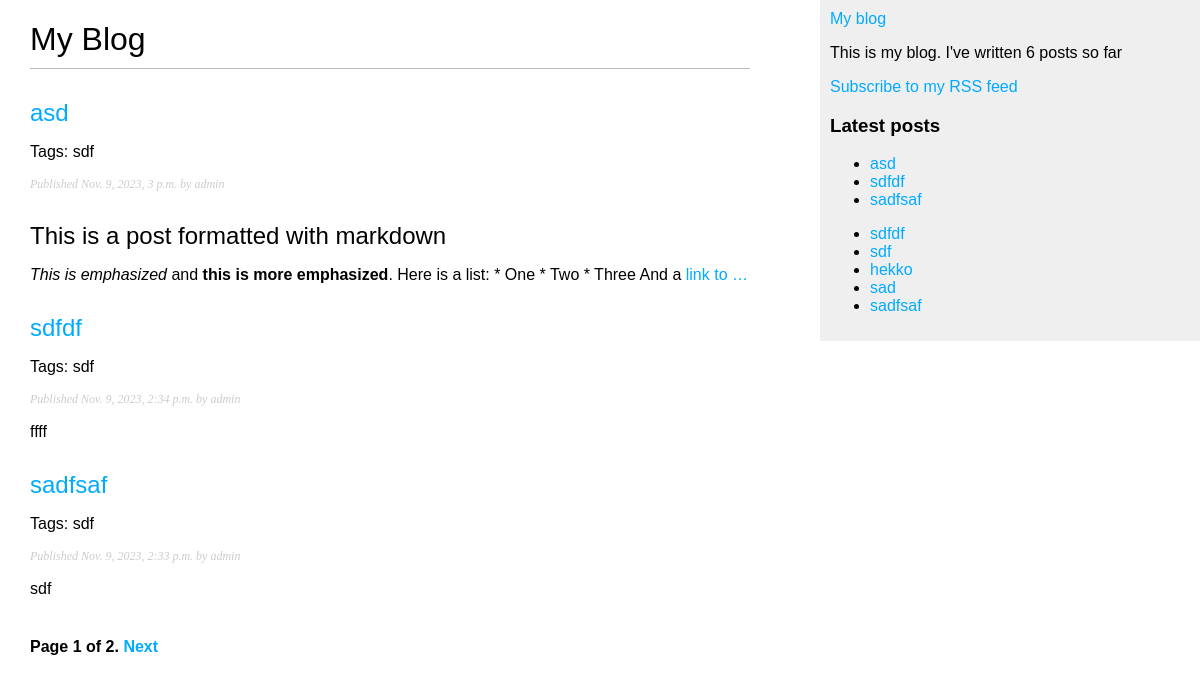
Screenshot of /blog/ with the database file from the repository.
### blog/models.py (models this page shows, shortened)
class Post(models.Model):
    class Status(models.TextChoices):
        DRAFT = 'DF', 'Draft',
        PUBLISHED = 'PB', 'Published'
    title = models.CharField(max_length=250)
    slug = models.SlugField(max_length=250, unique=True)
    author = models.ForeignKey(User, on_delete=models.CASCADE, related_name='blog_posts')
    body = models.TextField()
    publish = models.DateTimeField(default=timezone.now)
    created = models.DateTimeField(auto_now_add=True)
    updated = models.DateTimeField(auto_now=True)
    status = models.CharField(max_length=2, choices=Status.choices, default=Status.DRAFT)
    objects = models.Manager()
    published = PublishedManager()
    tags = TaggableManager()
    class Meta:
        ordering = ['-publish']
        indexes = [ models.Index(fields=['-publish'])]
    def get_absolute_url(self):
        return reverse('blog:post_detail', args=[self.publish.day,
                                                 self.publish.month,
                                                 self.publish.year,
                                                 self.slug])

### blog/views.py (the view)
# urls.py: path('', views.post_list, name='post_list'),
def post_list(request, tag_slug=None):
    post_list = Post.published.all()
    tag = None
    if tag_slug:
        tag = get_object_or_404(Tag, slug=tag_slug)
        post_list = post_list.filter(tags__in=[tag])
    paginator = Paginator(post_list, 3)
    page_number = request.GET.get('page', 1)
    try:
        posts = paginator.page(page_number)
    except PageNotAnInteger:
        posts = paginator.page(1)
    except EmptyPage:
        posts = paginator.page(paginator.num_pages)
    return render(request, 'blog/post/list.html', {'posts': posts, 'tag': tag})

### blog/models.py (called while the page is built)
    def get_queryset(self) -> QuerySet:
        return super().get_queryset().filter(status=Post.Status.PUBLISHED)

### blog/templatetags/blog_tags.py (called while the page is built)
@register.simple_tag()
def total_posts():
    return Post.published.count()

@register.inclusion_tag('blog/post/latest_posts.html')
def show_latest_posts(count=5):
    latest_posts = Post.published.order_by('-publish')[:count]
    return {'latest_posts': latest_posts}

@register.simple_tag()
def get_most_commented_posts(count=5):
    return Post.published.annotate(total_comments=Count('comments')).order_by('-total_comments')[:count]

@register.filter(name='markdown')
def markdown_format(text):
    return mark_safe(markdown.markdown(text))

### blog/templates/blog/post/list.html (shortened to what this page needs)
{% extends "blog/base.html" %}
{% load blog_tags %}
    {% block content %}
    <h1>My Blog</h1>
    {% for post in posts %}
    <h2>
        <a href="{{ post.get_absolute_url }}">
            {{ post.title }}
        </a>
    </h2>
    <p class="tags">
        Tags:
         {% for tag in post.tags.all %}
            {{ tag.name }}
         {% endfor %}
    </p>
    <p class="date">
        Published {{ post.publish }} by {{ post.author }}
    </p>
    {{ post.body|markdown|truncatewords_html:30 }}
    {% endfor %}
    {% include "pagination.html" with page=posts %}
    {% endblock %}

### blog/templates/blog/base.html (shortened to what this page needs)
{% load blog_tags %}
{% load static %}
<!DOCTYPE html>
<html>
<head>
    <link href="{% static 'css/blog.css' %}" rel="stylesheet">
</head>
<body>
    <div id="content">
        {% block content %}
        {% endblock %}
    </div>
    <div id="sidebar">
        <a href="{% url 'blog:post_list' %}">My blog</a>
        <p>This is my blog.
            I've written {% total_posts %} posts so far
        </p>
        <p>
            <a href="{% url "blog:post_feed" %}">
            Subscribe to my RSS feed
            </a>
            </p>
        <h3>Latest posts</h3>
        {% show_latest_posts 3 %}
        {% get_most_commented_posts as most_commented_posts %}
        <ul>
            {% for post in most_commented_posts %}
            <li>
                <a href="{{ post.get_absolute_url }}">{{ post.title }}</a>
            </li>
            {% endfor %}
        </ul>
    </div>
</body>
</html>

### blog/templates/blog/post/latest_posts.html
<ul>
    {% for post in latest_posts  %}
    <li>
        <a href="{{ post.get_absolute_url }}">{{ post.title }}</a>
    </li>
    {% endfor %}
</ul>

### static/css/blog.css (style rules this page uses)
body { margin:0; padding:0; font-family:helvetica, sans-serif; }
a { color:#00abff; text-decoration:none; }
h1 { font-weight:normal; border-bottom:1px solid #bbb; padding:0 0 10px 0; }
h2 { font-weight:normal; margin:30px 0 0; }
#content { float:left; width:60%; padding:0 0 0 30px; }
#sidebar { float:right; width:30%; padding:10px; background:#efefef; height:100%; }
p.date { color:#ccc; font-family: georgia, serif; font-size: 12px; font-style: italic; }

### rows the page displays
Post: title "asd", publish "Nov. 9, 2023, 3 p.m.", author "admin", body "This is a post formatted with markdown This is emphasized and this is more emphasized . Here is a list: * One * Two * Three And a link to …"
Tag: name "sdf"
Post: title "sdfdf", publish "Nov. 9, 2023, 2:34 p.m.", author "admin", body "ffff"
Post: title "sadfsaf", publish "Nov. 9, 2023, 2:33 p.m.", author "admin", body "sdf"
Post: title "sdf"
Post: title "hekko"
Post: title "sad"

### other values shown
{{ page.number }} "1"
{{ page.paginator.num_pages }} "2"
